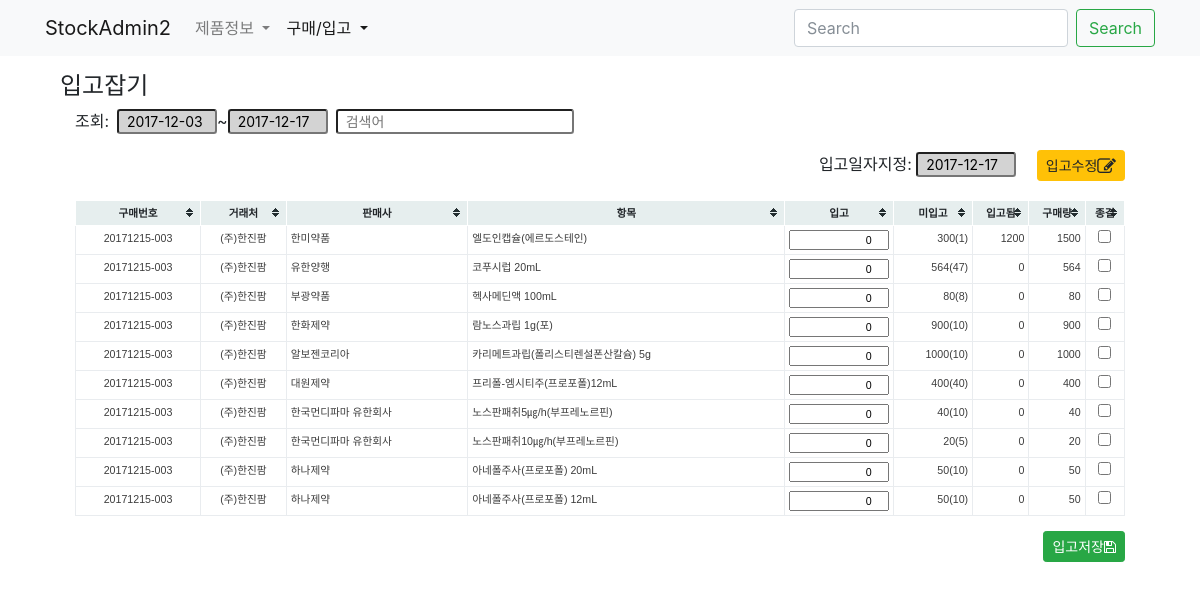
The app's page /buy/stockrecord/stocking/, older data.
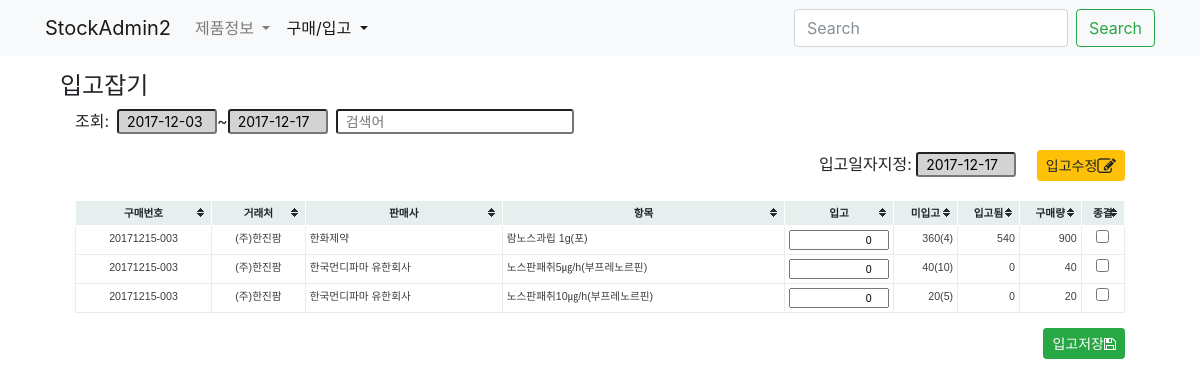
The same page, newer data.
### buy/models.py (models this page shows, shortened)
class StockRecord(models.Model):
    buyitem = models.ForeignKey(BuyItem, on_delete=models.CASCADE)
    date = models.DateField('입고일자', blank=True, null=True)
    amount = models.IntegerField('입고수량', default=0)
    updated = models.DateTimeField(auto_now=True)
    created = models.DateTimeField(auto_now_add=True)
    objects = StockRecordManager()
    class Meta:
        verbose_name_plural = '입고기록'
        verbose_name = '입고기록'
        ordering = '-buyitem__created',
    def __init__(self, *args, **kwargs):
        super(StockRecord, self).__init__(*args, **kwargs)
        self.old_amount  = self.amount

class BuyItem(models.Model):
    buy = models.ForeignKey(Buy, null=True, blank=True, on_delete=models.CASCADE)
    buyinfo = models.ForeignKey('product.BuyInfo', on_delete=models.CASCADE)
    amount = models.IntegerField('구매수량')
    comment = models.CharField('비고', max_length=50, blank=True)
    isend = models.BooleanField('구매종결', default=False)
    updated = models.DateTimeField(auto_now=True)
    created = models.DateTimeField(auto_now_add=True)
    class Meta:
        verbose_name = '구매품목'
        verbose_name_plural = '구매품목'
        unique_together = 'buy', 'buyinfo',
    def __init__(self, *args, **kwargs):
        super(BuyItem, self).__init__(*args, **kwargs)
    def get_stocked_sum(self):
        aggset = self.stockrecord_set.aggregate(stocked=Sum('amount'))
        return aggset['stocked'] or 0
    def get_incompleted_stock(self):
        return self.amount - self.get_stocked_sum()
    def get_incompleted_stock_by_pkg(self):
        incompleted_stock = self.get_incompleted_stock()
        pkg_amount = self.buyinfo.product.pkg_amount or 1
        return incompleted_stock//pkg_amount

class Buy(models.Model):
    slug = models.SlugField('구매번호', unique=True, blank=True, editable=False)
    commiter = models.ForeignKey(settings.AUTH_USER_MODEL, blank=True, null=True, on_delete=models.SET_NULL)
    date = models.DateField('구매일자', blank=True, default=timezone.now)
    iscart = models.BooleanField('카트인지', blank=True, default=False)
    updated = models.DateTimeField(auto_now=True)
    created = models.DateTimeField(auto_now_add=True)
    class Meta:
        verbose_name = '구매요청서'
        verbose_name_plural = '구매요청서'
        ordering = '-created',

### product/models.py (models this page shows, shortened)
class BuyInfo(BuyInfoMixin, models.Model):
    slug = models.SlugField('구매코드', unique=True, blank=True)
    product = models.ForeignKey(Product, on_delete=models.CASCADE)
    market = models.ForeignKey(Market, on_delete=models.CASCADE)
    date = models.DateField('시작일자', blank=True, default=timezone.now)
    price = models.DecimalField('구매가격', max_digits=50, decimal_places=2)
    active = models.BooleanField('사용중', default=True)
    updated = models.DateTimeField(auto_now=True)
    created = models.DateTimeField(auto_now_add=True)
    objects = BuyInfoManager()
    class Meta:
        verbose_name = '구매정보'
        verbose_name_plural = '구매정보'
        ordering = '-created',

class Market(models.Model):
    name = models.CharField('도매상명', max_length=50, unique=True)
    tel = models.CharField('전화', max_length=50, blank=True, null=True)
    fax = models.CharField('팩스', max_length=50, blank=True, null=True)
    email = models.EmailField('메일', blank=True, null=True)
    updated = models.DateTimeField(auto_now=True)
    created = models.DateTimeField(auto_now_add=True)
    objects = MarketManager()
    class Meta:
        verbose_name = '도매상'
        verbose_name_plural = '도매상'
    def __str__(self):
        return self.name

class Product(models.Model):
    name = models.CharField('제품명', max_length=50, unique=True)
    code = models.CharField('제품코드', max_length=50, unique=True)
    company = models.CharField('판매사', max_length=50, blank=True)
    std_unit = models.CharField('제품규격', max_length=10, choices=zip(STD_UNITs, STD_UNITs))
    pkg_amount = models.IntegerField('포장수량', default=1)
    etc_class = models.CharField('기타구분', max_length=10, choices=zip(ETC_CLASS, ETC_CLASS), default='일반')
    updated = models.DateTimeField(auto_now=True)
    created = models.DateTimeField(auto_now_add=True)
    objects = ProductManager()
    class Meta:
        verbose_name = '제품'
        verbose_name_plural = '제품'
        ordering = '-created',
    def __str__(self):
        return self.name

### buy/views.py (the view, shortened to what this page needs)
# urls.py: path('stockrecord/stocking/', StockRecordStockingView.as_view(), name='stock-stocking'),
class StockRecordStockingView(FormView):
    form_class = DateForm
    success_url = '.'
    template_name = 'buy/stocking_form.html'
    def get_context_data(self, **kwargs):
        context = super(StockRecordStockingView, self).get_context_data(**kwargs)
        if self.request.method == "POST":
            context['formset'] = StockRecordFormSet(self.request.POST or None)
        else:
            qs = StockRecord.objects.filter(
                buyitem__buy__commiter__isnull=False,
                amount=0,
                buyitem__isend=False
            )
            qf = QueryFilter(self.request, app_name='StockRecord-stocking', queryset=qs)
            qf.set_filter_form_to_context(context,
                date='date_filter_form', search='search_filter_form'
            )
            qs = qf.filter_by_date()
            qs = qf.filter_by_search(queryset=qs)
            context['formset'] = StockRecordFormSet(queryset=qs)
        return context

### buy/forms.py
class DateForm(forms.Form):
    date = forms.DateField(label='구매일자', initial=timezone.now(), required=False)

### core/filter/forms.py
class DateFilterForm(forms.Form):
    start_date = forms.DateField(initial=START_DATE_INI)
    end_date = forms.DateField(initial=END_DATE_INI)

### buy/managers.py (called while the page is built)
    def get_queryset(self):
        return StockRecordQuerySet(self.model, using=self._db)

### core/filter/views.py (called while the page is built)
    def set_filter_form_to_context(self, context, **form_kinds):
        for kind, form_name in form_kinds.items():
            if kind == 'date':
                context[form_name] = self.get_date_filter_form()
            elif kind == 'search':
                context[form_name] = self.get_search_filter_form()
        return context

    def get_date_filter_form(self):
        Form = self.form_classes['date']
        return Form(self.request.GET or None)

    def filter_by_search(self, app_name=None, queryset=None):
        search_form = self.get_search_filter_form()
        qs = queryset or self.queryset
        if not qs:
            return qs
        if search_form.is_valid():
            searches = search_form.cleaned_data.get('search')
            return filter_searches(qs, searches, app_name or self.app_name)
        return qs

### buy/templates/buy/stocking_form.html (shortened to what this page needs)
{% extends "buy/buy_base.html" %}
{% load humanize %}
{% load widget_tweaks %}
{% block buy_header %}
<h4>입고잡기</h4>
<div class="col-12">
    {% url 'buy:stock-stocking' as stocking_url %}
    {% include "buy/components/filter_form.html" with url=stocking_url %}
</div>
{% endblock buy_header %}
{% block buy_content %}
<div class="col-12">
    <form method="post" action=".">
        <div class="form-group text-right">
            <label>입고일자지정:</label>
            {% render_field form.date class="form-control-sm datepicker" readonly="true" tabindex="-1" %}
            <a id="btn-goto-stocked" class="btn btn-warning btn-sm ml-3">
                입고수정<i class="fa fa-pencil-square-o fa-lg" aria-hidden="true"></i>
            </a>
        </div>
        <table class="table-bordered tablesorter tablesorter-sortable grid-table">
            <thead class="text-center thead-light">
                <tr>
                    <th>구매번호</th>
                    <th>거래처</th>
                    <th>판매사</th>
                    <th>항목</th>
                    <th>입고</th>
                    <th>미입고</th>
                    <th>입고됨</th>
                    <th>구매량</th>
                    <th>종결</th>
                </tr>
            </thead>
            <tbody>
                {% for form in formset %}
                <tr>
                    <td class="text-center">{{ form.instance.buyitem.buy.slug }}</td>
                    <td class="text-center">{{ form.instance.buyitem.buyinfo.market }}</td>
                    <td>{{ form.instance.buyitem.buyinfo.product.company }}</td>
                    <td>{{ form.buyitem }}{{ form.instance.buyitem.buyinfo.product }}</td>
                    {% with amount_step=form.instance.buyitem.buyinfo.product.pkg_amount amount_rest=form.instance.buyitem.get_incompleted_stock %}
                    <td class="amount">{% render_field form.amount step=amount_step min=0 max=amount_rest %}</td>
                    {% endwith %}
                    <td class="text-right">
                        {{ form.instance.buyitem.get_incompleted_stock }}({{ form.instance.buyitem.get_incompleted_stock_by_pkg }})
                    </td>
                    <td class="text-right">{{ form.instance.buyitem.get_stocked_sum }}</td>
                    <td class="text-right">{{ form.instance.buyitem.amount }}</td>
                    <td class="text-center">{{ form.end|attr:"tabindex:-1" }}</td>
                </tr>
                {% endfor %}
            </tbody>
        </table>
        <div class="form-group text-right">
            <button type="submit" class="btn btn-success btn-sm">입고저장<i class="fa fa-floppy-o" aria-hidden="true"></i></button>
        </div>
    </form>
</div>
{% endblock buy_content %}

Row changes from the older to the newer data that the page shows:
no longer on this page (row edited): StockRecord: instance.buyitem.buy.slug "20171215-003", instance.buyitem.buyinfo.market "(주)한진팜", instance.buyitem.buyinfo.product.company "한미약품", instance.buyitem.buyinfo.product "엘도인캡슐(에르도스테인)", instance.buyitem.get_incompleted_stock "300", instance.buyitem.get_incompleted_stock_by_pkg "1", instance.buyitem.get_stocked_sum "1200", instance.buyitem.amount "1500"
no longer on this page (row edited): StockRecord: instance.buyitem.buy.slug "20171215-003", instance.buyitem.buyinfo.market "(주)한진팜", instance.buyitem.buyinfo.product.company "유한양행", instance.buyitem.buyinfo.product "코푸시럽 20mL", instance.buyitem.get_incompleted_stock "564", instance.buyitem.get_incompleted_stock_by_pkg "47", instance.buyitem.get_stocked_sum "0", instance.buyitem.amount "564"
no longer on this page (row edited): StockRecord: instance.buyitem.buy.slug "20171215-003", instance.buyitem.buyinfo.market "(주)한진팜", instance.buyitem.buyinfo.product.company "부광약품", instance.buyitem.buyinfo.product "헥사메딘액 100mL", instance.buyitem.get_incompleted_stock "80", instance.buyitem.get_incompleted_stock_by_pkg "8", instance.buyitem.get_stocked_sum "0", instance.buyitem.amount "80"
no longer on this page (row edited): StockRecord: instance.buyitem.buy.slug "20171215-003", instance.buyitem.buyinfo.market "(주)한진팜", instance.buyitem.buyinfo.product.company "한화제약", instance.buyitem.buyinfo.product "람노스과립 1g(포)", instance.buyitem.get_incompleted_stock "900", instance.buyitem.get_incompleted_stock_by_pkg "10", instance.buyitem.get_stocked_sum "0", instance.buyitem.amount "900"
no longer on this page (row edited): StockRecord: instance.buyitem.buy.slug "20171215-003", instance.buyitem.buyinfo.market "(주)한진팜", instance.buyitem.buyinfo.product.company "알보젠코리아", instance.buyitem.buyinfo.product "카리메트과립(폴리스티렌설폰산칼슘) 5g", instance.buyitem.get_incompleted_stock "1000", instance.buyitem.get_incompleted_stock_by_pkg "10", instance.buyitem.get_stocked_sum "0", instance.buyitem.amount "1000"
no longer on this page (row edited): StockRecord: instance.buyitem.buy.slug "20171215-003", instance.buyitem.buyinfo.market "(주)한진팜", instance.buyitem.buyinfo.product.company "대원제약", instance.buyitem.buyinfo.product "프리폴-엠시티주(프로포폴)12mL", instance.buyitem.get_incompleted_stock "400", instance.buyitem.get_incompleted_stock_by_pkg "40", instance.buyitem.get_stocked_sum "0", instance.buyitem.amount "400"
no longer on this page (row edited): StockRecord: instance.buyitem.buy.slug "20171215-003", instance.buyitem.buyinfo.market "(주)한진팜", instance.buyitem.buyinfo.product.company "하나제약", instance.buyitem.buyinfo.product "아네폴주사(프로포폴) 20mL", instance.buyitem.get_incompleted_stock "50", instance.buyitem.get_incompleted_stock_by_pkg "10", instance.buyitem.get_stocked_sum "0", instance.buyitem.amount "50"
no longer on this page (row edited): StockRecord: instance.buyitem.buy.slug "20171215-003", instance.buyitem.buyinfo.market "(주)한진팜", instance.buyitem.buyinfo.product.company "하나제약", instance.buyitem.buyinfo.product "아네폴주사(프로포폴) 12mL", instance.buyitem.get_incompleted_stock "50", instance.buyitem.get_incompleted_stock_by_pkg "10", instance.buyitem.get_stocked_sum "0", instance.buyitem.amount "50"
added StockRecord: instance.buyitem.buy.slug "20171215-003", instance.buyitem.buyinfo.market "(주)한진팜", instance.buyitem.buyinfo.product.company "한화제약", instance.buyitem.buyinfo.product "람노스과립 1g(포)", instance.buyitem.get_incompleted_stock "360", instance.buyitem.get_incompleted_stock_by_pkg "4", instance.buyitem.get_stocked_sum "540", instance.buyitem.amount "900"
Text that changed along with them:
new list line: "0 ( ) ☐"
list line gone: "0 ☐"
new list line: "0 ☐"
list line gone: "0 ( ) ☐"
